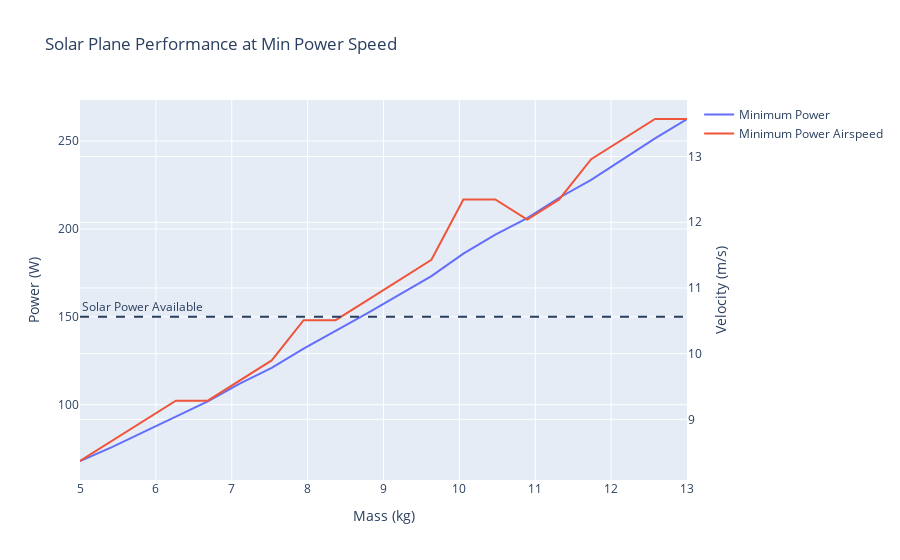

The notebook cell this image was saved under:
### Code cell
min_power_df = performance.groupby("in_lift").apply(
    lambda df: df.loc[df.power == df.power.min()]
)
min_power_df = min_power_df.assign(mass=min_power_df.in_lift / 9.81)

fig = go.Figure()
fig.add_trace(
    go.Scatter(
        x=min_power_df.mass,
        y=min_power_df.power,
        mode="lines",
        name="Minimum Power",
    )
)
fig.add_trace(
    go.Scatter(
        x=min_power_df.mass,
        y=min_power_df.fs_v,
        mode="lines",
        name="Minimum Power Airspeed",
        yaxis="y2",
    )
)

fig.add_hline(
    y=solar_power,
    line_dash="dash",
    annotation_text="Solar Power Available",
    annotation_position="top left",
)
fig.update_layout(
    title="Solar Plane Performance at Min Power Speed",
    xaxis_title="Mass (kg)",
    yaxis=dict(
        title="Power (W)",
    ),
    yaxis2=dict(title="Velocity (m/s)", overlaying="y", side="right"),
)

# px.line(performance.sort_values(by=["in_lift", "fs_v"]), x="fs_v", y="power", color="in_lift")

### Figure 1 — Plotly figure (JSON) as saved in the notebook; plotly's stock layout.template omitted (floating-point values rounded to 4 significant figures)
{"data": [{"mode": "lines", "name": "Minimum Power", "type": "scatter", "x": [5.0, 5.421, 5.842, 6.263, 6.684, 7.105, 7.526, 7.947, 8.368, 8.789, 9.211, 9.632, 10.05, 10.47, 10.89, 11.32, 11.74, 12.16, 12.58, 13.0], "y": [67.94, 75.87, 84.54, 93.19, 101.9, 112.0, 120.9, 131.9, 142.0, 152.1, 162.6, 173.1, 185.9, 196.8, 206.2, 217.8, 227.9, 239.5, 251.5, 262.6]}, {"mode": "lines", "name": "Minimum Power Airspeed", "type": "scatter", "x": [5.0, 5.421, 5.842, 6.263, 6.684, 7.105, 7.526, 7.947, 8.368, 8.789, 9.211, 9.632, 10.05, 10.47, 10.89, 11.32, 11.74, 12.16, 12.58, 13.0], "y": [8.367, 8.673, 8.98, 9.286, 9.286, 9.592, 9.898, 10.51, 10.51, 10.82, 11.12, 11.43, 12.35, 12.35, 12.04, 12.35, 12.96, 13.27, 13.57, 13.57], "yaxis": "y2"}], "layout": {"annotations": [{"showarrow": false, "text": "Solar Power Available", "x": 0, "xanchor": "left", "xref": "x domain", "y": 150, "yanchor": "bottom", "yref": "y"}], "shapes": [{"line": {"dash": "dash"}, "type": "line", "x0": 0, "x1": 1, "xref": "x domain", "y0": 150, "y1": 150, "yref": "y"}], "title": {"text": "Solar Plane Performance at Min Power Speed"}, "xaxis": {"title": {"text": "Mass (kg)"}}, "yaxis": {"title": {"text": "Power (W)"}}, "yaxis2": {"overlaying": "y", "side": "right", "title": {"text": "Velocity (m/s)"}}}}
